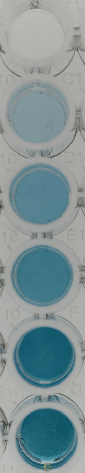
#> input picture samples/ABTS-2.png, 85 x 473 px, found by its file name
$ python gray_hist.py
#> lines starting #> are read from the running program, lines starting #| are printed output that depends on the picture
import cv2
import matplotlib.pyplot as plt
import numpy as np
from scipy.signal import find_peaks

def display_image_and_histogram(image_path):
    # 读取图像
#> called with image_path = 'samples\\ABTS-2.png'
    image = cv2.imread(image_path)
#> image is the input picture: shape (473, 85, 3); mean B, G, R 151.1, 148.3, 129.8

    # 检查图像是否成功读取
    if image is None:
        print(f"Error: Unable to open image at {image_path}")
        return

    # 转换为灰度图像
    gray_image = cv2.cvtColor(image, cv2.COLOR_BGR2GRAY)
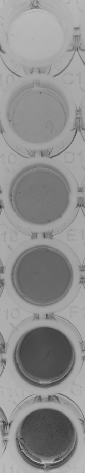
#> gray_image: shape (473, 85); min 31, max 192, mean 143.1

    # 计算灰度直方图
    hist = cv2.calcHist([gray_image], [0], None, [256], [0, 256])
#> hist = 256 values, max 1140 at index 169, min 0 at index 0, mean 157.1
    hist = hist.flatten()  # 将直方图转换为一维数组

    # 使用 find_peaks 找到峰值
    peaks, _ = find_peaks(hist)
#> peaks = 33 values from 31 to 190

    # 筛选频率超过300的峰值
    filtered_peaks = [peak for peak in peaks if hist[peak] > 300]
#> filtered_peaks = [72, 74, 102, 117, 143, 162, 164, 167, 169, 173, 178]

    # 绘制灰度直方图
    plt.figure()
    plt.title("Grayscale Histogram")
    plt.xlabel("Bins")
    plt.ylabel("num of pixels")
    plt.plot(hist)

    # 标注极大值点
    plt.plot(filtered_peaks, hist[filtered_peaks], "x", label="Peaks (Frequency > 300)", color="red")

    # 标注极大值点
    for peak in filtered_peaks:
        plt.axvline(x=peak, color='red', linestyle='--')
#> this loop made 11 passes
#> peak on passes 1 to 11: 72, 74, 102, 117, 143, 162, 164, 167, 169, 173, 178

    plt.legend()
    plt.xlim([0, 256])
    plt.show()
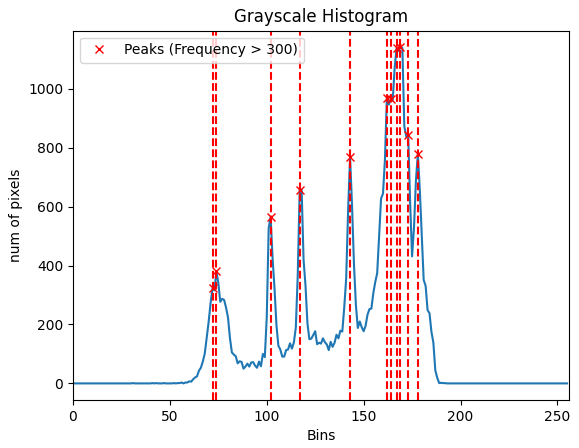
#> figure drawn by matplotlib, 1 panel; curve peaks at x = 169, y = 1140; curve peaks at x = 169, y = 1140

if __name__ == "__main__":
    # 固定路径图像
    image_path = r"samples\ABTS-2.png"
    display_image_and_histogram(image_path)

$ run again, with samples/ABTS-1.png copied over samples/ABTS-2.png
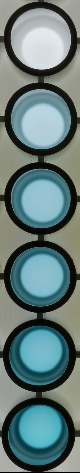
#> input picture samples/ABTS-1.png, 80 x 473 px, found by its file name
#> in display_image_and_histogram, image is the input picture: shape (473, 80, 3); mean B, G, R 121.3, 122.2, 99.5
#> in display_image_and_histogram, `gray_image = cv2.cvtColor(image, cv2.COLOR_BGR2GRAY)`:
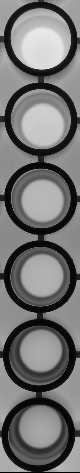
#> gray_image: shape (473, 80); min 0, max 233, mean 115.3
#> hist = 256 values, max 760 at index 9, min 0 at index 1, mean 147.8
#> peaks = 57 values from 9 to 230
#> filtered_peaks = [9, 18, 138, 143, 154, 160, 162, 173, 183]
#> the loop in display_image_and_histogram, `for peak in filtered_peaks:` made 9 passes
#> peak on passes 1 to 8: 9, 18, 138, 143, 154, 160, 162, 173
#> in display_image_and_histogram, `plt.show()`:
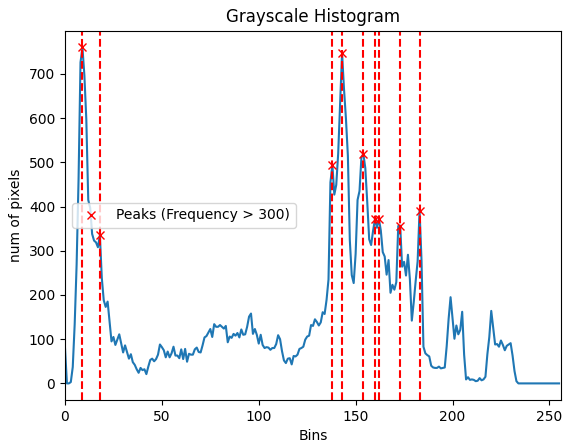
#> figure drawn by matplotlib, 1 panel; curve peaks at x = 9, y = 760

$ run again, with samples/ABTS-3.png copied over samples/ABTS-2.png
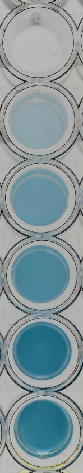
#> input picture samples/ABTS-3.png, 83 x 473 px, found by its file name
#> in display_image_and_histogram, image is the input picture: shape (473, 83, 3); mean B, G, R 154.9, 151, 132.8
#> in display_image_and_histogram, `gray_image = cv2.cvtColor(image, cv2.COLOR_BGR2GRAY)`:
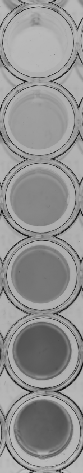
#> gray_image: shape (473, 83); min 3, max 198, mean 146
#> hist = 256 values, max 1651 at index 175, min 0 at index 0, mean 153.4
#> peaks = 52 values from 3 to 196
#> filtered_peaks = [86, 92, 116, 118, 131, 134, 156, 165, 168, 175, 183]
#> the loop in display_image_and_histogram, `for peak in filtered_peaks:` made 11 passes
#> peak on passes 1 to 8: 86, 92, 116, 118, 131, 134, 156, 165
#> in display_image_and_histogram, `plt.show()`:
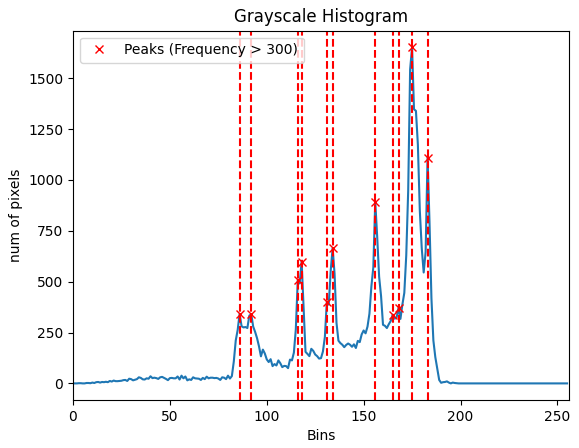
#> figure drawn by matplotlib, 1 panel; curve peaks at x = 175, y = 1651; curve peaks at x = 175, y = 1651

$ run again, with samples/pic1.png copied over samples/ABTS-2.png
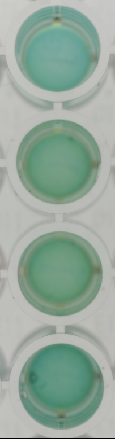
#> input picture samples/pic1.png, 115 x 439 px, found by its file name
#> in display_image_and_histogram, image is the input picture: shape (439, 115, 3); mean B, G, R 156.6, 169.1, 149.2
#> in display_image_and_histogram, `gray_image = cv2.cvtColor(image, cv2.COLOR_BGR2GRAY)`:
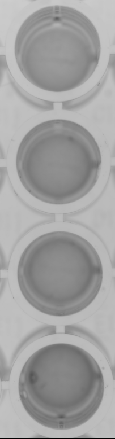
#> gray_image: shape (439, 115); min 0, max 205, mean 161.7
#> hist = 256 values, max 2803 at index 186, min 0 at index 1, mean 197.2
#> peaks = 27 values from 86 to 202
#> filtered_peaks = [123, 127, 133, 136, 138, 141, 145, 149, 153, 175, 186, 196]
#> the loop in display_image_and_histogram, `for peak in filtered_peaks:` made 12 passes
#> peak on passes 1 to 8: 123, 127, 133, 136, 138, 141, 145, 149
#> in display_image_and_histogram, `plt.show()`:
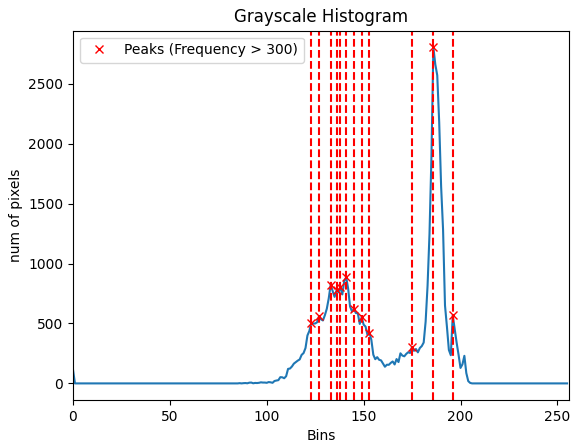
#> figure drawn by matplotlib, 1 panel; curve peaks at x = 186, y = 2803; curve peaks at x = 186, y = 2803
